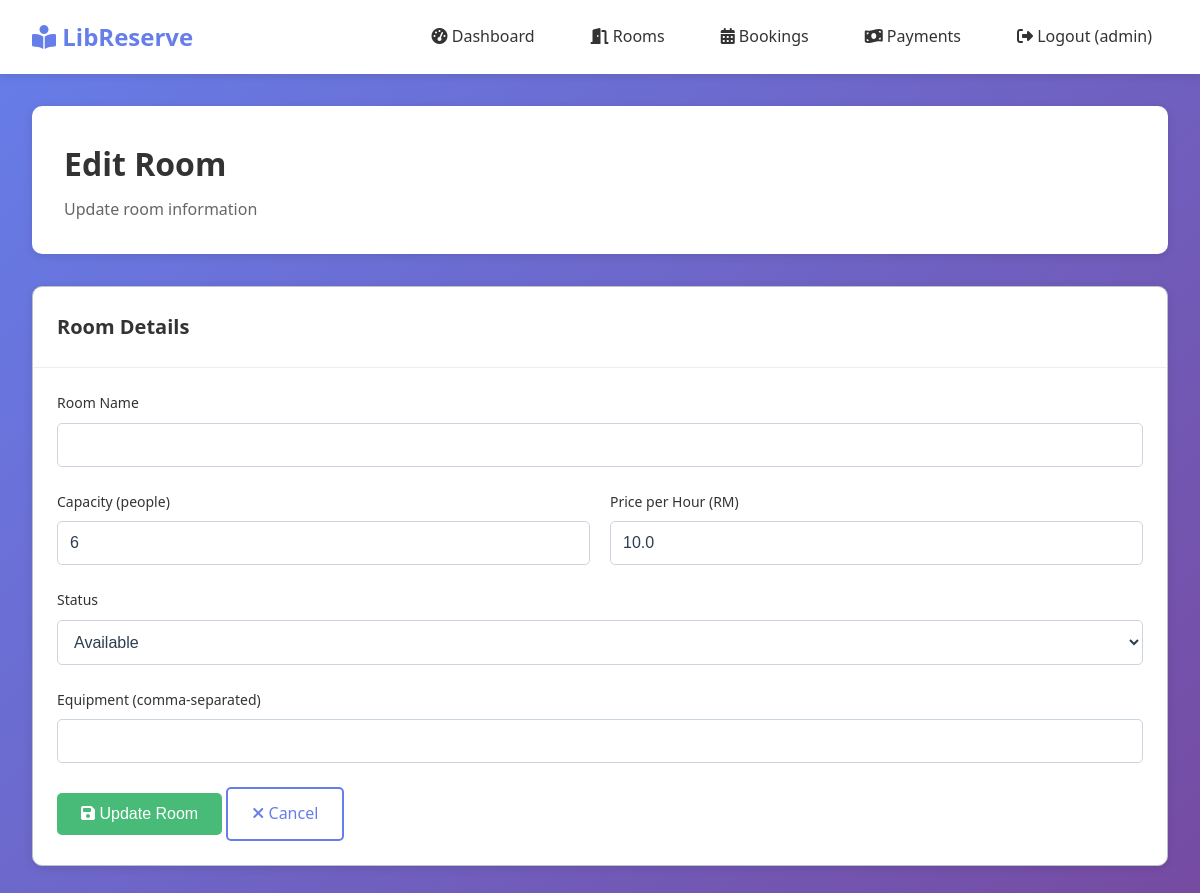
/admin/rooms/edit/1 (signed in), run on the app's committed database.
### tables this page shows
CREATE TABLE rooms(
        id INTEGER PRIMARY KEY AUTOINCREMENT,
        room_name TEXT,
        capacity INTEGER
    , price_per_hour REAL DEFAULT 0.0, status TEXT DEFAULT 'available', created_at TEXT, updated_at TEXT);

### app.py (the view, shortened to what this page needs)
@app.route('/admin/rooms/edit/<int:room_id>', methods=['GET', 'POST'])
def admin_edit_room(room_id):
    if 'user_id' not in session or session.get('role') not in ['admin', 'librarian']:
        return redirect(url_for('login'))
    conn = connect_db()
    cur = conn.cursor()
    cur.execute("SELECT * FROM rooms WHERE id=?", (room_id,))
    room = cur.fetchone()
    if not room:
        flash('Room not found', 'error')
        conn.close()
        return redirect(url_for('admin_rooms'))
    conn.close()
    return render_template('admin/edit_room.html', room=room)

### app.py (called while the page is built)
def connect_db():
    conn = sqlite3.connect(DB)
    conn.row_factory = sqlite3.Row
    return conn

### templates/admin/edit_room.html (shortened to what this page needs)
{% extends 'base.html' %}
{% block content %}
<div class="page-header">
    <h1 class="page-title">Edit Room</h1>
    <p class="page-subtitle">Update room information</p>
</div>
<div class="card">
    <div class="card-header">
        <h3 class="card-title">Room Details</h3>
    </div>
    <div class="card-body">
        <form method="POST" action="{{ url_for('admin_edit_room', room_id=room.id) }}">
            <div class="form-group">
                <label class="form-label" for="name">Room Name</label>
                <input type="text" id="name" name="name" class="form-control" value="{{ room.name }}" required>
            </div>
            <div class="form-row">
                <div class="form-group">
                    <label class="form-label" for="capacity">Capacity (people)</label>
                    <input type="number" id="capacity" name="capacity" class="form-control" min="1"
                        value="{{ room.capacity }}" required>
                </div>
                <div class="form-group">
                    <label class="form-label" for="price_per_hour">Price per Hour (RM)</label>
                    <input type="number" id="price_per_hour" name="price_per_hour" class="form-control" min="0"
                        step="0.01" value="{{ room.price_per_hour if room.price_per_hour else '10.00' }}" required>
                </div>
            </div>
            <div class="form-group">
                <label class="form-label" for="status">Status</label>
                <select id="status" name="status" class="form-control" required>
                    <option value="available" {% if room.status=='available' %}selected{% endif %}>Available
                    </option>
                </select>
            </div>
            <div class="form-group">
                <label class="form-label" for="equipment">Equipment (comma-separated)</label>
                <input type="text" id="equipment" name="equipment" class="form-control"
                    value="{{ room.equipment or '' }}">
            </div>
            <div class="mt-20">
                <button type="submit" class="btn btn-success">
                    <i class="fas fa-save"></i> Update Room
                </button>
                <a href="{{ url_for('admin_rooms') }}" class="btn btn-outline">
                    <i class="fas fa-times"></i> Cancel
                </a>
            </div>
        </form>
    </div>
</div>
{% endblock %}

### static/css/style.css (style rules this page uses)
* { margin: 0; padding: 0; box-sizing: border-box; }
:root { --navy: #2C3E50; --navy-dark: #1a252f; --navy-light: #34495E; --light-grey: #ECF0F1; --grey: #BDC3C7; --dark-grey: #7F8C8D; --success-green: #27AE60; --success-dark: #1E8449; --error-red: #E74C3C; --warning-orange: #F39C12; --white: #FFFFFF; }
body { font-family: 'Segoe UI', 'Roboto', 'Helvetica Neue', Arial, sans-serif; background-color: var(--light-grey); color: var(--navy); line-height: 1.6; }
.page-header { margin-bottom: 24px; }
.page-title { font-size: 24px; font-weight: 600; color: var(--navy); margin-bottom: 4px; }
.page-subtitle { font-size: 14px; color: var(--dark-grey); }
.card { background-color: var(--white); border: 1px solid var(--grey); border-radius: 4px; margin-bottom: 20px; }
.card-header { padding: 16px 20px; border-bottom: 1px solid var(--grey); display: flex; justify-content: space-between; align-items: center; }
.card-title { font-size: 16px; font-weight: 600; color: var(--navy); }
.card-body { padding: 20px; }
.btn { display: inline-flex; align-items: center; gap: 8px; padding: 10px 16px; font-size: 14px; font-weight: 500; text-decoration: none; border: 1px solid transparent; border-radius: 4px; cursor: pointer; transition: all 0.2s ease; }
.btn-success { background-color: var(--success-green); color: var(--white); border-color: var(--success-green); }
.btn-outline { background-color: transparent; color: var(--navy); border-color: var(--grey); }
.form-group { margin-bottom: 20px; }
.form-label { display: block; font-size: 14px; font-weight: 500; color: var(--navy); margin-bottom: 6px; }
.form-control { width: 100%; padding: 10px 12px; font-size: 14px; border: 1px solid var(--grey); border-radius: 4px; background-color: var(--white); color: var(--navy); transition: border-color 0.2s ease; }
.form-control::placeholder { color: var(--dark-grey); }
select.form-control { cursor: pointer; }
.form-row { display: grid; grid-template-columns: 1fr 1fr; gap: 20px; }
.mt-20 { margin-top: 20px; }

### templates/base.html (style rules this page uses)
* { margin: 0; padding: 0; box-sizing: border-box; }
body { font-family: 'Segoe UI', Tahoma, Geneva, Verdana, sans-serif; background: linear-gradient(135deg, #667eea 0%, #764ba2 100%); min-height: 100vh; }
.page-header { background: white; padding: 2rem; border-radius: 10px; margin-bottom: 2rem; box-shadow: 0 2px 10px rgba(0, 0, 0, 0.1); }
.page-title { font-size: 2rem; color: #333; margin-bottom: 0.5rem; }
.page-subtitle { color: #666; font-size: 1rem; }
.card { background: white; border-radius: 10px; box-shadow: 0 2px 10px rgba(0, 0, 0, 0.1); margin-bottom: 2rem; overflow: hidden; }
.card-header { padding: 1.5rem; border-bottom: 1px solid #eee; display: flex; justify-content: space-between; align-items: center; }
.card-title { font-size: 1.25rem; color: #333; }
.card-body { padding: 1.5rem; }
.btn { padding: 0.75rem 1.5rem; border: none; border-radius: 5px; cursor: pointer; text-decoration: none; display: inline-block; font-size: 1rem; transition: all 0.3s; }
.btn-success { background: #48bb78; color: white; }
.btn-outline { background: transparent; border: 2px solid #667eea; color: #667eea; }
.mt-20 { margin-top: 1.25rem; }
.form-group { margin-bottom: 1.5rem; }
.form-label { display: block; margin-bottom: 0.5rem; color: #333; font-weight: 500; }
.form-control { width: 100%; padding: 0.75rem; border: 1px solid #cbd5e0; border-radius: 5px; font-size: 1rem; }

### data on the page
rooms: capacity "6", price_per_hour "10.0", status "Available"

### other printed values
{{ session.username }} "admin"
